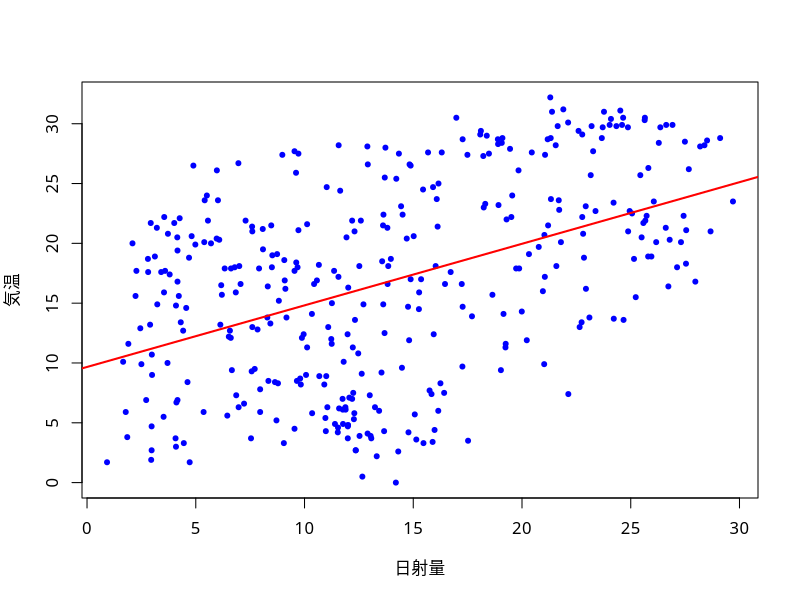
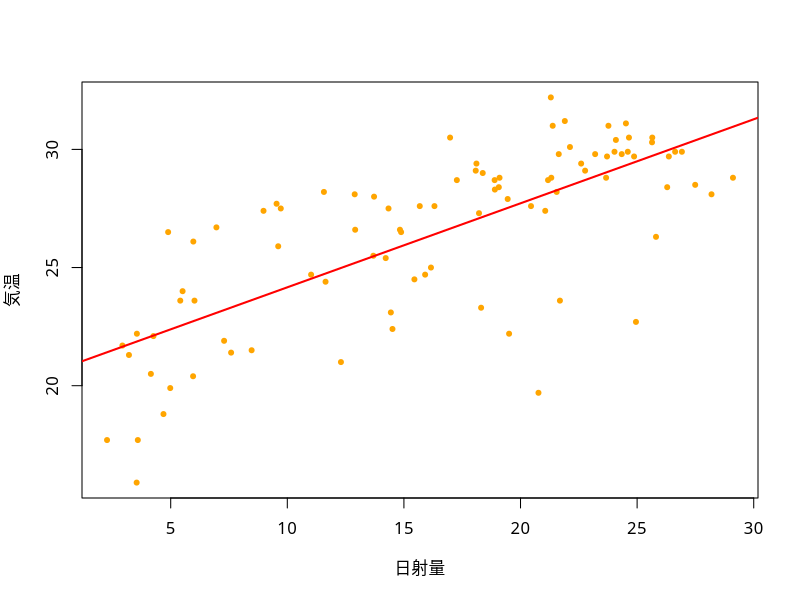
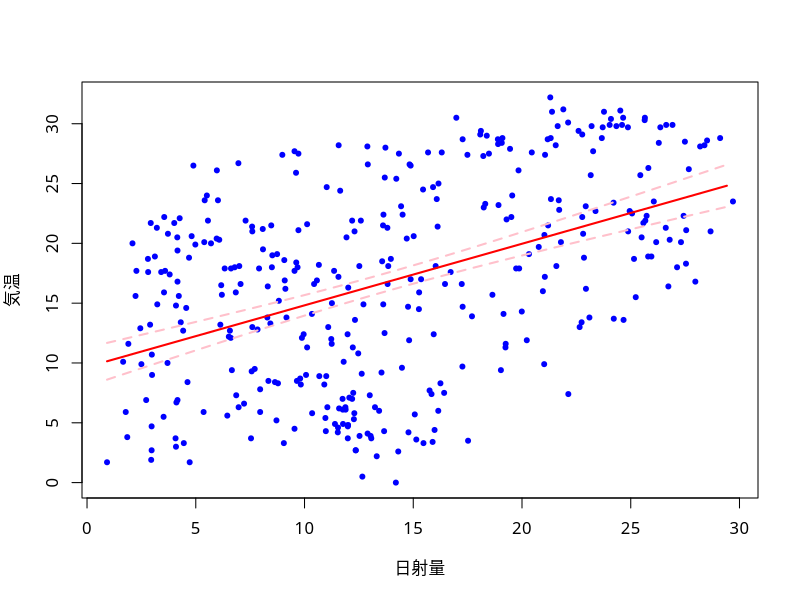
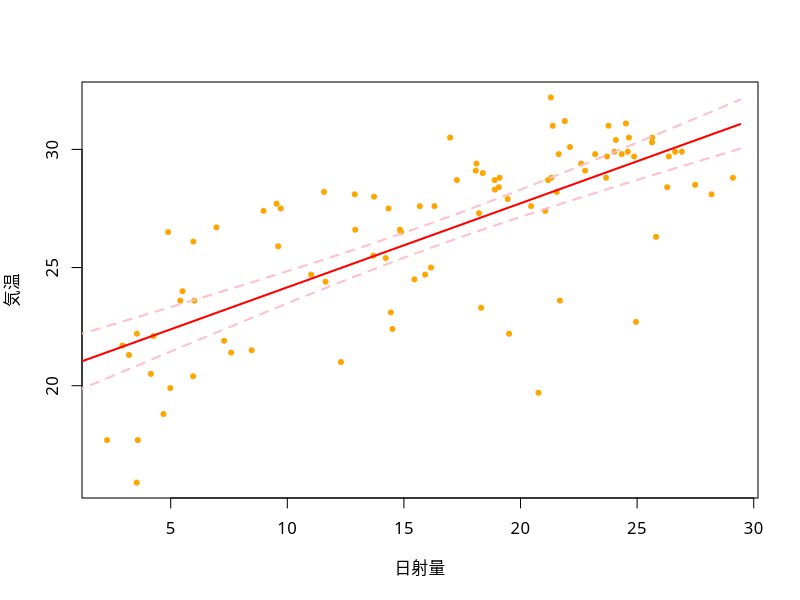
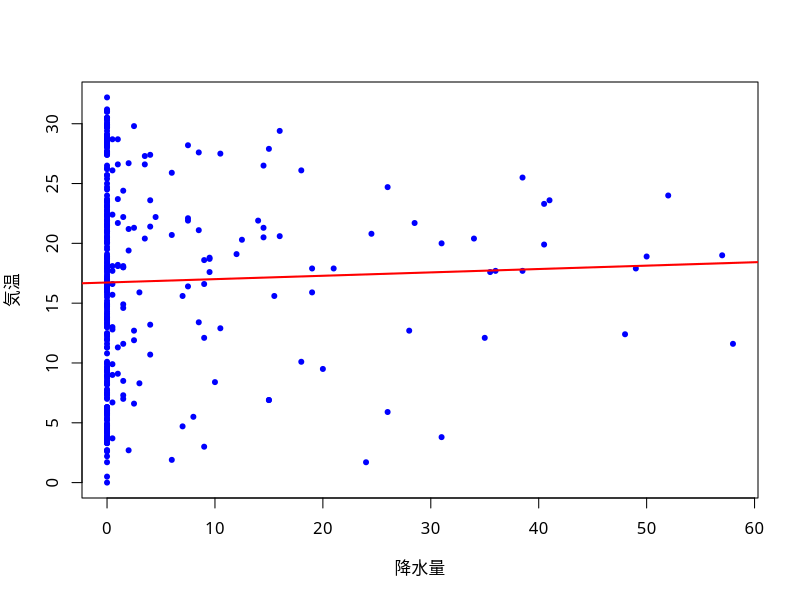
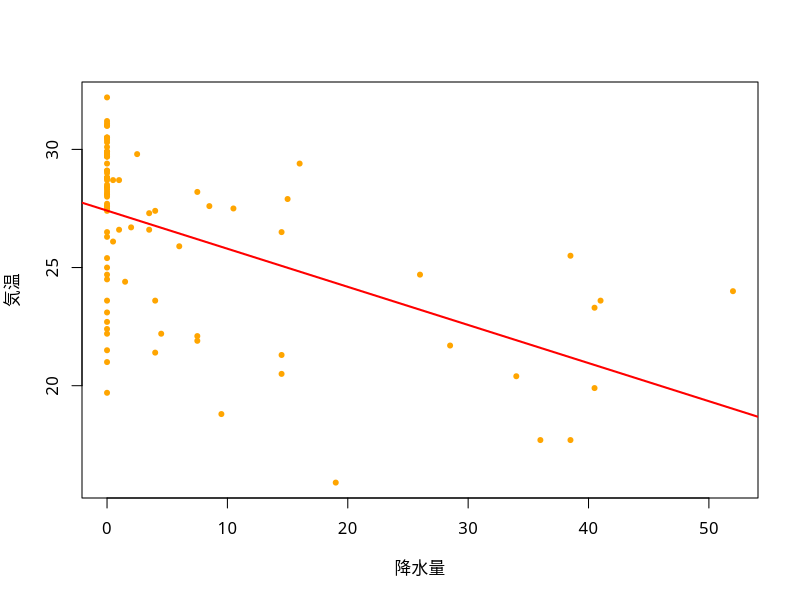

Generate these figures, in order, with R:
### 第12回 演習問題解答例

### 練習1
### 回帰モデルの点推定
## 気候データによる例
myData <- read.csv("data/tokyo_weather.csv",
                   fileEncoding="utf8")
## データの散布図 (1年分)
par(family="HiraginoSans-W4") 
plot(気温 ~ 日射量, data=myData, pch=20, col="blue")
## 
(myModel <- lm(気温 ~ 日射量, data=myData)) # 気温を日射量で説明
## 回帰直線の図示 (重ね描き)
abline(reg=myModel, col="red", lwd=2)
## 期間を限って分析する
## データの散布図 (夏のモデル)
plot(気温 ~ 日射量, data=myData, subset=月%in%7:9,
     pch=20, col="orange")
(myMode2 <- lm(気温 ~ 日射量, data=myData, subset=月%in%7:9)) 
abline(reg=myMode2, col="red", lwd=2)

### 練習2
### 回帰モデルの区間推定
## 気候データによる例
## 前問で構成したモデルを用いる
## myModel: 1年分のモデル 
confint(myModel)
## 区間推定を視覚化
plot(気温 ~ 日射量, data=model.frame(myModel), pch=20, col="blue")
xrange <- with(myData,range(日射量)) # 日射量の範囲を取得
x <- seq(xrange[1], xrange[2], by=0.5) # 適当な刻み幅で説明変数を用意
y <- predict(myModel, newdata=data.frame(日射量=x), # 予測値を計算
             interval="confidence", level=0.95) # 信頼区間を付与
matlines(x, y, lwd=2,
         lty=c(1,2,2), col=c("red","pink","pink"))
## myMode2: 夏のモデル 
confint(myMode2)
plot(気温 ~ 日射量, data=model.frame(myMode2), pch=20, col="orange")
y <- predict(myMode2, newdata=data.frame(日射量=x),
             interval="confidence", level=0.95)
matlines(x, y, lwd=2,
         lty=c(1,2,2), col=c("red","pink","pink"))

### 練習3
### 回帰モデルの係数の検定
## 気候データによる例
## 前問で構成したモデルを用いる
## myModel: 1年分のモデル
summary(myModel)
## 情報が多いので，整理してみる
summary(myModel)$coef # 名前は識別できれば途中まででも可
summary(myModel)$fstat
## myMode2: 夏のモデル
summary(myMode2)
coef(summary(myMode2)) # 関数coefでも可

### 練習3
### 回帰モデルの係数の検定
## 気候データによる例
## 前問で構成したモデルを用いる
## myModel: 1年分のモデル (気温~日射量)
summary(myModel)$r.squared
summary(myModel)$adj.r.squared

## myMode2: 夏のモデル (気温~日射量)
summary(myMode2)$r.squared
summary(myMode2)$adj.r.squared

## 降水量と気温の関係を調べる
(myMode3 <- lm(気温 ~ 降水量, data=myData)) 
(myMode4 <- lm(気温 ~ 降水量, data=myData, subset=月%in%7:9)) 

## myModel3: 1年分のモデル (気温~降水量)
plot(気温 ~ 降水量, data=model.frame(myMode3), pch=20, col="blue")
abline(reg=myMode3, col="red", lwd=2)
summary(myMode3)
## myMode3 に有意性はないことがわかる

## myMode4: 夏のモデル (気温~降水量)
plot(気温 ~ 降水量, data=model.frame(myMode4), pch=20, col="orange")
abline(reg=myMode4, col="red", lwd=2)
summary(myMode4)
## 夏場は雨が降ると気温が下がる傾向が有意にあることが読み取れる
## 決定係数が低いのはそもそも気温のばらつきが大きいことに起因すると考えられる
